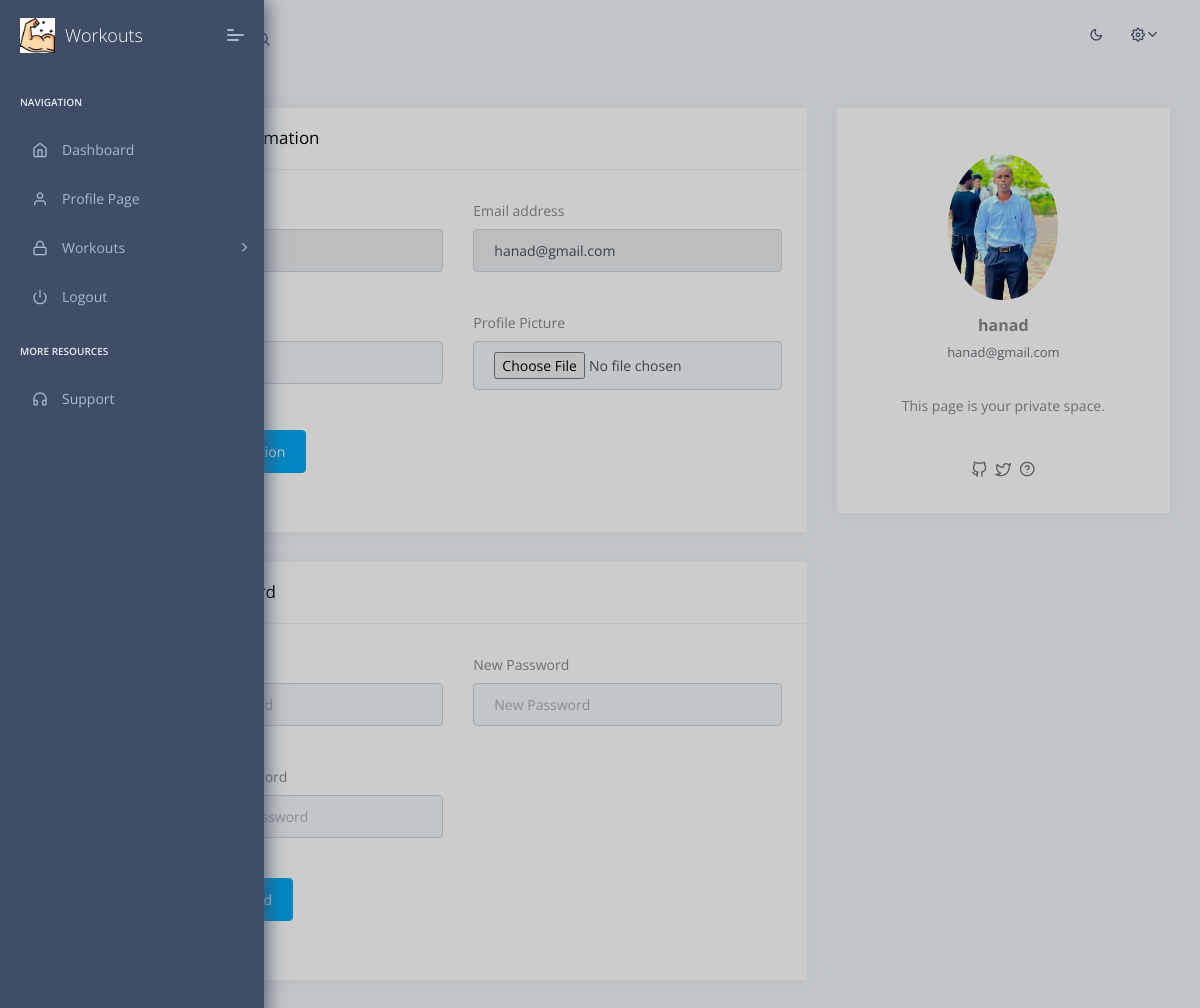
Screenshot of /profile (signed in) with the database file from the repository.
### push_ups_logger/models.py (models this page shows, shortened)
class User(db.Model, UserMixin):
    id = db.Column(db.Integer, primary_key=True)
    email = db.Column(db.String(200), unique=True)
    name = db.Column(db.String(200))
    password = db.Column(db.String(200))
    reset_token = db.Column(db.String(100), nullable=True)
    profile_picture = db.Column(db.String(200), nullable=True, default='default.jpg')  # New field
    workouts = db.relationship('Workout', backref='author', lazy=True)

### push_ups_logger/main.py (the view)
@main.route("/profile")
@login_required
def profile():
    return render_template('home/profile.html', user=current_user)

### push_ups_logger/templates/home/profile.html (shortened to what this page needs)
{% extends "layouts/base.html" %}
{% block content %}
    <div class="pcoded-main-container">
        <div class="pcoded-wrapper">
            <div class="pcoded-content">
                <div class="pcoded-inner-content">
                    <div class="main-body">
                        <div class="page-wrapper">
                            <div class="row">
                                <div class="col-sm-8">
                                    <div class="card">
                                        <div class="card-header">
                                            <h5>Edit Profile Information</h5>
                                        </div>
                                        <div class="card-block">
                                            <form method="POST" action="{{ url_for('main.update_info') }}" enctype="multipart/form-data">
                                                <div class="row">
                                                    <div class="col-sm-6 mb-4">
                                                        <div class="form-group">
                                                            <label for="exampleInputUsername">Username</label>
                                                            <input class="form-control" id="exampleInputUsername" readonly
                                                                   value="{{ current_user.name }}"
                                                                   aria-describedby="userHelp" placeholder="Enter email">
                                                        </div>
                                                    </div>
                                                    <div class="col-sm-6 mb-4">
                                                        <div class="form-group">
                                                            <label {% if not current_user.email %} class="text-danger" {% endif %}
                                                                   for="exampleInputEmail1">Email address</label>
                                                            <input type="email"
                                                                   {% if current_user.email %} readonly value="{{ current_user.email }}" {% endif %}
                                                                   class="form-control" id="exampleInputEmail1" aria-describedby="emailHelp" placeholder="Enter email">
                                                        </div>
                                                    </div>
                                                    <div class="col-sm-6 mb-4">
                                                        <div class="form-group">
                                                            <label for="name">Name</label>
                                                            <input type="text" class="form-control" id="name" value="{{ current_user.name }}" name="name" placeholder="Your name">
                                                        </div>
                                                    </div>
                                                    <div class="col-sm-6 mb-4">
                                                        <div class="form-group">
                                                            <label for="profile_picture">Profile Picture</label>
                                                            <input type="file" class="form-control" id="profile_picture" name="profile_picture">
                                                        </div>
                                                    </div>
                                                    <div class="col-sm-12 mb-2">
                                                        <div class="form-group">
                                                            <button type="submit" class="btn btn-primary">Update Information</button>
                                                        </div>
                                                    </div>
                                                </div>
                                            </form>
                                        </div>
                                    </div>
                                    <div class="card mt-4">
                                        <div class="card-header">
                                            <h5>Change Password</h5>
                                        </div>
                                        <div class="card-block">
                                            <form method="POST" action="{{ url_for('main.update_password') }}">
                                                <div class="row">
                                                    <div class="col-sm-6 mb-4">
                                                        <div class="form-group">
                                                            <label for="current_password">Current Password</label>
                                                            <input type="password" class="form-control" id="current_password" name="current_password" placeholder="Current Password">
                                                        </div>
                                                    </div>
                                                    <div class="col-sm-6 mb-4">
                                                        <div class="form-group">
                                                            <label for="new_password">New Password</label>
                                                            <input type="password" class="form-control" id="new_password" name="new_password" placeholder="New Password">
                                                        </div>
                                                    </div>
                                                    <div class="col-sm-6 mb-4">
                                                        <div class="form-group">
                                                            <label for="confirm_password">Confirm New Password</label>
                                                            <input type="password" class="form-control" id="confirm_password" name="confirm_password" placeholder="Confirm New Password">
                                                        </div>
                                                    </div>
                                                    <div class="col-sm-12 mb-2">
                                                        <div class="form-group">
                                                            <button type="submit" class="btn btn-primary">Change Password</button>
                                                        </div>
                                                    </div>
                                                </div>
                                            </form>
                                        </div>
                                    </div>
                                </div>
                                <div class="col-sm-4">
                                    <div class="card">
                                        <div class="card-block">
                                            <div class="d-flex align-items-center justify-content-center flex-column">
                                                <div class="w-50 p-3">
                                                    <img src="{{ url_for('static', filename='profile_pics/' + current_user.profile_picture) }}" alt="profile image"
                                                        class="img-fluid rounded-circle">
                                                </div>
                                                <div class="text-center">
                                                    <h4 class="font-weight-bold h6">
                                                        {{ current_user.name }}
                                                    </h4>
                                                    <p class="text-muted">{{ current_user.email }}</p>
                                                </div>
                                                <div class="text-center mt-3">
                                                    <p>This page is your private space.</p>
                                                </div>
                                                <div class="d-flex justify-content-center align-items-center mt-4">
                                                    <a href="https://github.com/app-generator/app-generator" target="_blank" class="h6 text-muted d-block m-1">
                                                        <i class="icon feather icon-github"></i>
                                                    </a>
                                                    <a href="https://twitter.com/webappseed" target="_blank" class="h6 text-muted d-block m-1">
                                                        <i class="icon feather icon-twitter"></i>
                                                    </a>
                                                    <a href="https://appseed.us/support/" target="_blank" class="h6 text-muted d-block m-1">
                                                        <i class="icon feather icon-help-circle"></i>
                                                    </a>
                                                </div>
                                            </div>
                                        </div>
                                    </div>
                                </div>
                            </div>
                        </div>
                    </div>
                </div>
            </div>
        </div>
    </div>
{% endblock %}

### rows the page displays
User: name "hanad", email "hanad@gmail.com", profile_picture (picture)
